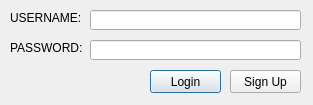
<?xml version="1.0" encoding="UTF-8"?>
<ui version="4.0">
 <class>Dialog</class>
 <widget class="QDialog" name="Dialog">
  <property name="geometry">
   <rect>
    <x>0</x>
    <y>0</y>
    <width>313</width>
    <height>105</height>
   </rect>
  </property>
  <property name="windowTitle">
   <string>Dialog</string>
  </property>
  <widget class="QLabel" name="label">
   <property name="geometry">
    <rect>
     <x>10</x>
     <y>10</y>
     <width>81</width>
     <height>16</height>
    </rect>
   </property>
   <property name="text">
    <string>USERNAME: </string>
   </property>
  </widget>
  <widget class="QLabel" name="label_2">
   <property name="geometry">
    <rect>
     <x>10</x>
     <y>40</y>
     <width>81</width>
     <height>16</height>
    </rect>
   </property>
   <property name="text">
    <string>PASSWORD:</string>
   </property>
  </widget>
  <widget class="QLineEdit" name="lineEdit">
   <property name="geometry">
    <rect>
     <x>90</x>
     <y>10</y>
     <width>211</width>
     <height>20</height>
    </rect>
   </property>
  </widget>
  <widget class="QLineEdit" name="lineEdit_2">
   <property name="geometry">
    <rect>
     <x>90</x>
     <y>40</y>
     <width>211</width>
     <height>20</height>
    </rect>
   </property>
  </widget>
  <widget class="QPushButton" name="pushButton">
   <property name="geometry">
    <rect>
     <x>150</x>
     <y>70</y>
     <width>71</width>
     <height>23</height>
    </rect>
   </property>
   <property name="text">
    <string>Login</string>
   </property>
  </widget>
  <widget class="QPushButton" name="pushButton_2">
   <property name="geometry">
    <rect>
     <x>230</x>
     <y>70</y>
     <width>71</width>
     <height>23</height>
    </rect>
   </property>
   <property name="text">
    <string>Sign Up</string>
   </property>
  </widget>
 </widget>
 <resources/>
 <connections/>
</ui>
